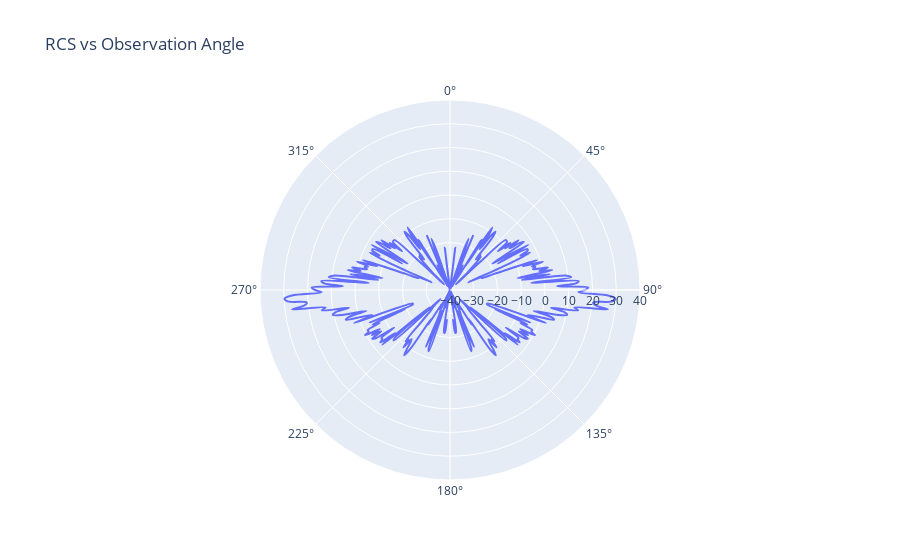

Source (notebook cell):
### Code cell
# %
# @author: Nicholas McCormick
# @date: 2024-03-28
# @note: This script is used to simulate the radar cross section of an object and derived from an example on the RadarSimPy GitHub page.
# %

import radarsimpy
print('`RadarSimPy` used in this example is version: ' +
      str(radarsimpy.__version__))

# %%
import pymeshlab
import numpy as np

target = {

        "model": 'test_vehicle_mesh.stl',
        "location": (0, 0, 0),
  }

# # Simulate RCS vs Observation Angle
# %%
import time

from radarsimpy.rt import rcs_sbr
import numpy as np

phi = np.arange(0, 180, 1)
theta = 90
freq = 3.1e9
pol = [0, 0, 1]
density = .1

rcs = np.zeros_like(phi, dtype=float)

tic = time.time()
for phi_idx, phi_ang in enumerate(phi):
    rcs[phi_idx] = 10 * np.log10(
        rcs_sbr([target],
                freq,
                phi_ang,
                theta,
                pol=pol,
                density=density))
toc = time.time()

print('Exec time :'+str(toc-tic) + 's')

rcs = np.concatenate((rcs, rcs))
phi = np.concatenate((phi, -phi))

average_rcs = np.mean(rcs)
print(f'average rcs is: {average_rcs}')
with open('average_rcs.txt', 'a') as file:
    file.write(f"{average_rcs:.18f}\n")

max_rcs = np.max(rcs)
print(f'max rcs is: {max_rcs}')
with open('max_rcs.txt', 'a') as file:
    file.write(f"{max_rcs:.18f}\n")



# %%
import plotly.graph_objs as go
import plotly.express as px
fig = go.Figure()

fig = px.line_polar(r=rcs,                   
                    theta=phi,
                    line_close=True,
                    range_r=[-40, 40],
                    title='RCS vs Observation Angle',
                    labels={'r': 'RCS (dBsm)', 'theta': 'Observation angle (Degree)'},
                    line_shape='spline',
                        )
                        

fig.update_layout(
    title='RCS vs Observation Angle',
    yaxis=dict(title='RCS (dBsm)'),
    xaxis=dict(title='Observation angle (Degree)', dtick=20),
)

fig.show()

### Figure 1 — Plotly figure (JSON) as saved in the notebook; plotly's stock layout.template omitted (floating-point values rounded to 4 significant figures; data arrays with more than 128 entries replaced by an {"elided": "..."} marker saying what was removed)
{"data": [{"hovertemplate": "RCS (dBsm)=%{r}<br>Observation angle (Degree)=%{theta}<extra></extra>", "legendgroup": "", "line": {"color": "#636efa", "dash": "solid", "shape": "spline"}, "marker": {"symbol": "circle"}, "mode": "lines", "name": "", "r": {"elided": "361 float values"}, "showlegend": false, "subplot": "polar", "theta": {"elided": "361 int values"}, "type": "scatterpolar"}], "layout": {"legend": {"tracegroupgap": 0}, "polar": {"angularaxis": {"direction": "clockwise", "rotation": 90}, "domain": {"x": [0, 1], "y": [0, 1]}, "radialaxis": {"range": [-40, 40]}}, "title": {"text": "RCS vs Observation Angle"}, "xaxis": {"dtick": 20, "title": {"text": "Observation angle (Degree)"}}, "yaxis": {"title": {"text": "RCS (dBsm)"}}}}
